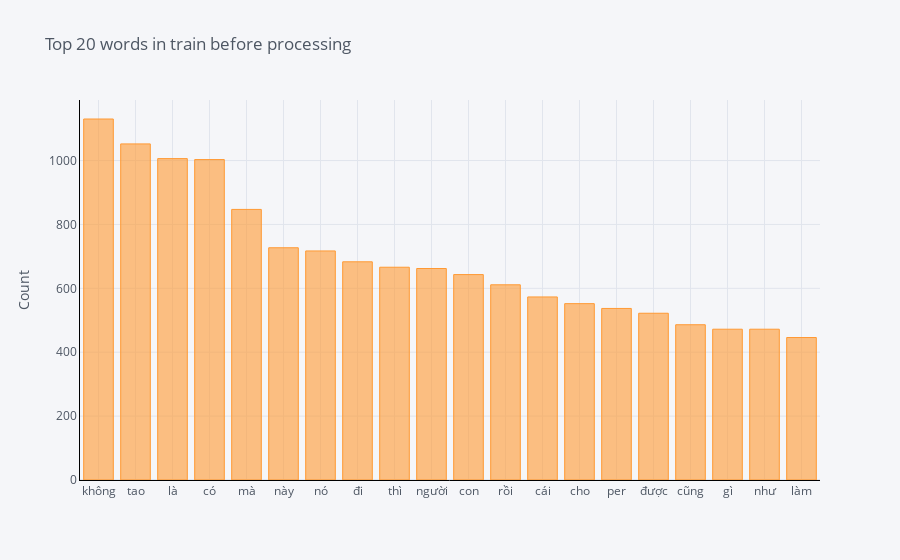

Notebook cell for this chart:
### Code cell
def get_top_n_words(corpus, n=None):
    vec = CountVectorizer().fit(corpus)
    bag_of_words = vec.transform(corpus)
    sum_words = bag_of_words.sum(axis=0) 
    words_freq = [(word, sum_words[0, idx]) for word, idx in vec.vocabulary_.items()]
    words_freq =sorted(words_freq, key = lambda x: x[1], reverse=True)
    return words_freq[:n]
common_words = get_top_n_words(train_data.Sentence, 20)

df1 = pd.DataFrame(common_words, columns = ['Text' , 'count'])
df1.groupby('Text').sum()['count'].sort_values(ascending=False).iplot(
    kind='bar', yTitle='Count', linecolor='black', title='Top 20 words in train before processing')

### Figure 1 — Plotly figure (JSON) as saved in the notebook; plotly's stock layout.template omitted (floating-point values rounded to 4 significant figures)
{"data": [{"marker": {"color": "rgba(255, 153, 51, 0.6)", "line": {"color": "rgba(255, 153, 51, 1.0)", "width": 1}}, "name": "count", "orientation": "v", "text": "", "type": "bar", "x": ["không", "tao", "là", "có", "mà", "này", "nó", "đi", "thì", "người", "con", "rồi", "cái", "cho", "per", "được", "cũng", "gì", "như", "làm"], "y": [1130, 1052, 1006, 1003, 847, 727, 717, 683, 666, 662, 643, 611, 573, 552, 537, 522, 486, 472, 472, 446]}], "layout": {"legend": {"bgcolor": "#F5F6F9", "font": {"color": "#4D5663"}}, "paper_bgcolor": "#F5F6F9", "plot_bgcolor": "#F5F6F9", "title": {"font": {"color": "#4D5663"}, "text": "Top 20 words in train before processing"}, "xaxis": {"gridcolor": "#E1E5ED", "linecolor": "black", "showgrid": true, "tickfont": {"color": "#4D5663"}, "title": {"font": {"color": "#4D5663"}, "text": ""}, "zerolinecolor": "#E1E5ED"}, "yaxis": {"gridcolor": "#E1E5ED", "linecolor": "black", "showgrid": true, "tickfont": {"color": "#4D5663"}, "title": {"font": {"color": "#4D5663"}, "text": "Count"}, "zerolinecolor": "#E1E5ED"}}}
